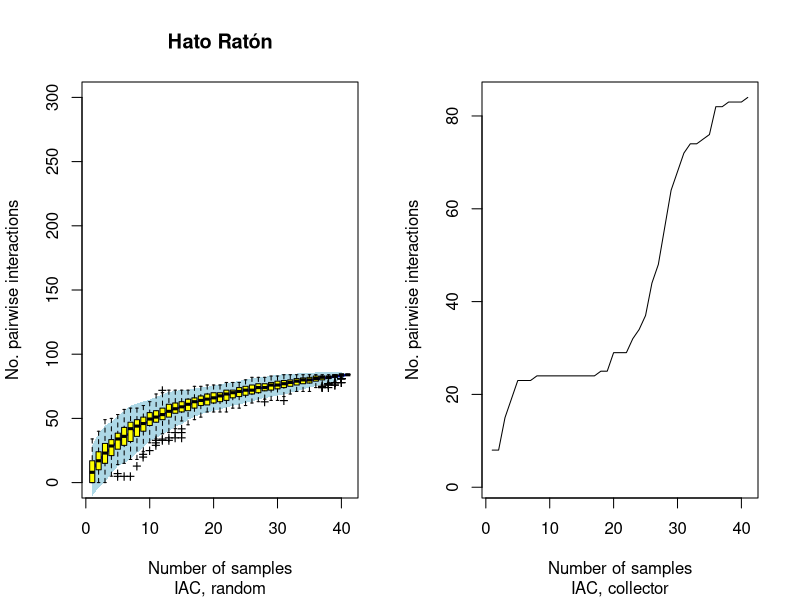
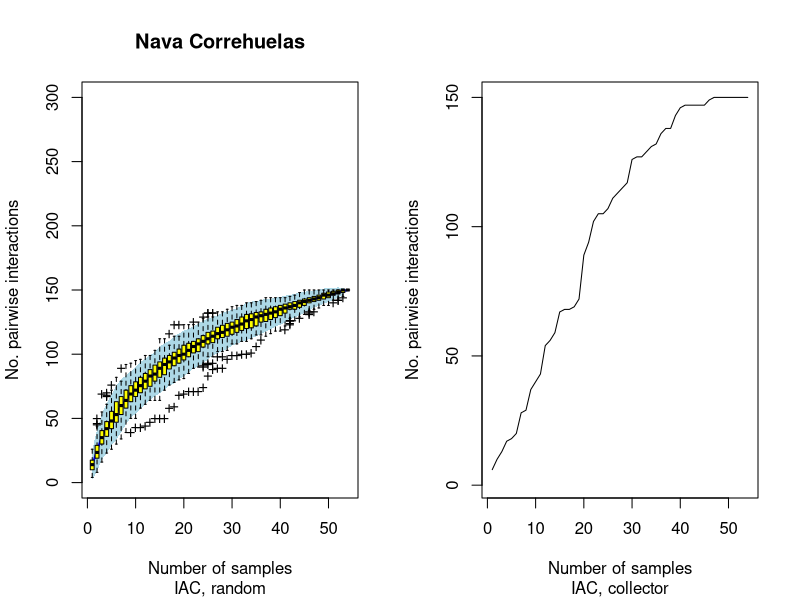

The R script that drew these images, in order:
## ---- chunk 1
require(vegan)
# Hato Raton dataset. Daily faecal samples pooled by week.
# Two years sampling.
hr_defec <-read.table("./data/Tr_hr_raref_final.txt",header=TRUE,sep="\t",dec=",")

# In hr_defec, rows are census weeks and columns are pairwise interactions.
# Census weeks are pooled for two study seasons.
sp1<-specaccum(hr_defec,"random")
sp2<-specaccum(hr_defec,"collector")
sp3<-specaccum(hr_defec,"exact")
sp4<-specaccum(hr_defec,"coleman")
sp5<-specaccum(hr_defec,"rarefaction")

# ---- NOT RUN
# Here I transpose the matrix (rows are interactions, cols are censuses)
#sp11<-specaccum(t(hr_defec),"random")
#sp21<-specaccum(t(hr_defec),"collector")
#sp31<-specaccum(t(hr_defec),"exact")
#sp41<-specaccum(t(hr_defec),"coleman")
#sp51<-specaccum(t(hr_defec),"rarefaction")
# ---- NOT RUN

par(mfrow=c(1,2))
# x11()
plot(sp1, ci.type="poly", col="blue", lwd=2, ci.lty=0,
        ci.col="lightblue", main= "Hato Ratón", 
        sub = "IAC, random", ylim=c(0,300),
        xlab= "Number of samples", 
        ylab= "No. pairwise interactions")
boxplot(sp1, col="yellow", add=TRUE, pch="+")
plot(sp2, main= " ",
        sub = "IAC, collector",
        xlab= "Number of samples", 
        ylab= "No. pairwise interactions")

#par(mfrow=c(1,1))
#sp1<-specaccum(hr_defec[,2:476])
#sp2<-specaccum(hr_defec[,2:476],"random")
#plot(sp1, ci.type="poly", col="blue", lwd=2, ci.lty=0, ci.col="lightblue")
#boxplot(sp2, col="yellow", add=TRUE, pch="+")

## ---- chunk 2
# Nava de las Correhuelas dataset. Focal observation and spot censuses.
# Ten years sampling, pooled by month.
nchcum<-as.matrix(read.table("./data/NCH_raref.txt", header= T,sep= "\t", dec=".", row.names = 1))

# In hr_defec, rows are census weeks and columns are pairwise interactions.
# Census weeks are pooled for two study seasons.
sp1<-specaccum(t(nchcum),"random")
sp2<-specaccum(t(nchcum),"collector")
sp3<-specaccum(t(nchcum),"exact")
sp4<-specaccum(t(nchcum),"coleman")
sp5<-specaccum(t(nchcum),"rarefaction")

par(mfrow=c(1,2))
# x11()
plot(sp1, ci.type="poly", col="blue", lwd=2, ci.lty=0, ci.col="lightblue", main= "Nava Correhuelas", 
        sub = "IAC, random", ylim=c(0,300),
        xlab= "Number of samples", 
        ylab= "No. pairwise interactions")
boxplot(sp1, col="yellow", add=TRUE, pch="+")
plot(sp2, main= " ",
        sub = "IAC, collector",
        xlab= "Number of samples", 
        ylab= "No. pairwise interactions")

